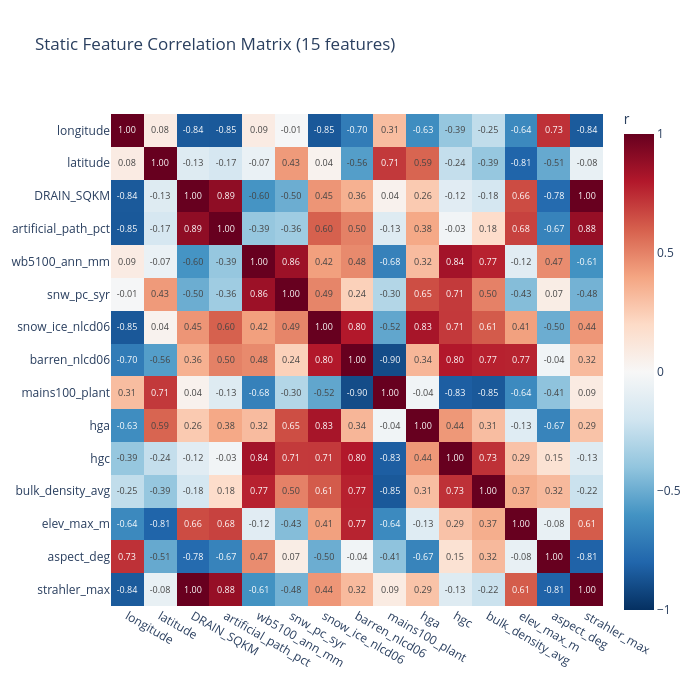
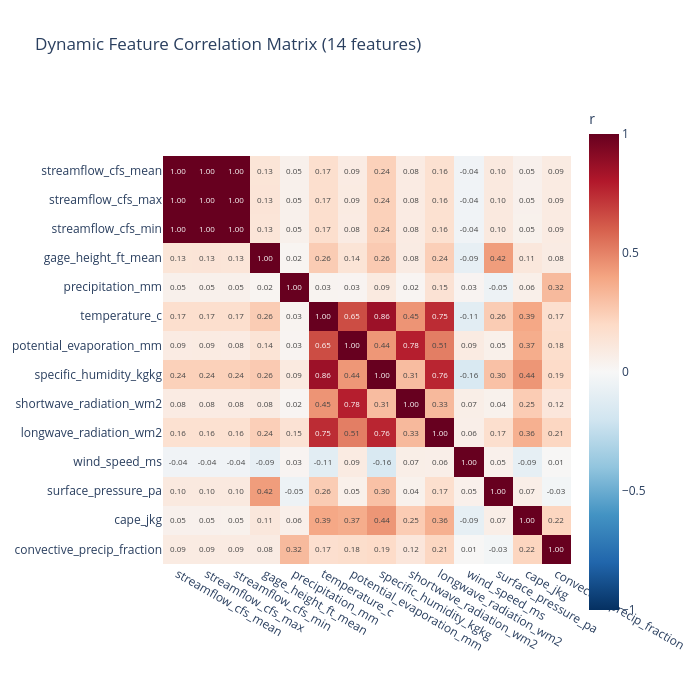

Source (notebook cell) for these figures, in order:
### Code cell
# Static correlation matrix
static_cols = [c for c in STATIC_FEATURES]
corr_static = df[static_cols].to_pandas().corr()

fig_static = px.imshow(
    corr_static,
    color_continuous_scale="RdBu_r",
    zmin=-1, zmax=1,
    title=f"Static Feature Correlation Matrix ({len(static_cols)} features)",
    width=700, height=700,
    text_auto=".2f"
)
fig_static.update_layout(coloraxis_colorbar=dict(title="r"))
fig_static.show()

# Dynamic correlation matrix
dynamic_cols = [c for c in DYNAMIC_FEATURES]
corr_dynamic = df[dynamic_cols].to_pandas().corr()

fig_dynamic = px.imshow(
    corr_dynamic,
    color_continuous_scale="RdBu_r",
    zmin=-1, zmax=1,
    title=f"Dynamic Feature Correlation Matrix ({len(dynamic_cols)} features)",
    width=700, height=700,
    text_auto=".2f"
)
fig_dynamic.update_layout(coloraxis_colorbar=dict(title="r"))
fig_dynamic.show()

### Figure 1 — Plotly figure (JSON) as saved in the notebook; plotly's stock layout.template omitted (floating-point values rounded to 4 significant figures; data arrays with more than 128 entries replaced by an {"elided": "..."} marker saying what was removed)
{"data": [{"coloraxis": "coloraxis", "hovertemplate": "x: %{x}<br>y: %{y}<br>color: %{z}<extra></extra>", "name": "0", "texttemplate": "%{z:.2f}", "type": "heatmap", "x": ["longitude", "latitude", "DRAIN_SQKM", "artificial_path_pct", "wb5100_ann_mm", "snw_pc_syr", "snow_ice_nlcd06", "barren_nlcd06", "mains100_plant", "hga", "hgc", "bulk_density_avg", "elev_max_m", "aspect_deg", "strahler_max"], "xaxis": "x", "y": ["longitude", "latitude", "DRAIN_SQKM", "artificial_path_pct", "wb5100_ann_mm", "snw_pc_syr", "snow_ice_nlcd06", "barren_nlcd06", "mains100_plant", "hga", "hgc", "bulk_density_avg", "elev_max_m", "aspect_deg", "strahler_max"], "yaxis": "y", "z": {"elided": "15x15 float values"}}], "layout": {"coloraxis": {"cmax": 1, "cmin": -1, "colorbar": {"title": {"text": "r"}}, "colorscale": [[0, "rgb(5,48,97)"], [0.1, "rgb(33,102,172)"], [0.2, "rgb(67,147,195)"], [0.3, "rgb(146,197,222)"], [0.4, "rgb(209,229,240)"], [0.5, "rgb(247,247,247)"], [0.6, "rgb(253,219,199)"], [0.7, "rgb(244,165,130)"], [0.8, "rgb(214,96,77)"], [0.9, "rgb(178,24,43)"], [1, "rgb(103,0,31)"]]}, "height": 700, "title": {"text": "Static Feature Correlation Matrix (15 features)"}, "width": 700, "xaxis": {"anchor": "y", "constrain": "domain", "domain": [0, 1], "scaleanchor": "y"}, "yaxis": {"anchor": "x", "autorange": "reversed", "constrain": "domain", "domain": [0, 1]}}}

### Figure 2 — Plotly figure (JSON) as saved in the notebook; plotly's stock layout.template omitted (floating-point values rounded to 4 significant figures; data arrays with more than 128 entries replaced by an {"elided": "..."} marker saying what was removed)
{"data": [{"coloraxis": "coloraxis", "hovertemplate": "x: %{x}<br>y: %{y}<br>color: %{z}<extra></extra>", "name": "0", "texttemplate": "%{z:.2f}", "type": "heatmap", "x": ["streamflow_cfs_mean", "streamflow_cfs_max", "streamflow_cfs_min", "gage_height_ft_mean", "precipitation_mm", "temperature_c", "potential_evaporation_mm", "specific_humidity_kgkg", "shortwave_radiation_wm2", "longwave_radiation_wm2", "wind_speed_ms", "surface_pressure_pa", "cape_jkg", "convective_precip_fraction"], "xaxis": "x", "y": ["streamflow_cfs_mean", "streamflow_cfs_max", "streamflow_cfs_min", "gage_height_ft_mean", "precipitation_mm", "temperature_c", "potential_evaporation_mm", "specific_humidity_kgkg", "shortwave_radiation_wm2", "longwave_radiation_wm2", "wind_speed_ms", "surface_pressure_pa", "cape_jkg", "convective_precip_fraction"], "yaxis": "y", "z": {"elided": "14x14 float values"}}], "layout": {"coloraxis": {"cmax": 1, "cmin": -1, "colorbar": {"title": {"text": "r"}}, "colorscale": [[0, "rgb(5,48,97)"], [0.1, "rgb(33,102,172)"], [0.2, "rgb(67,147,195)"], [0.3, "rgb(146,197,222)"], [0.4, "rgb(209,229,240)"], [0.5, "rgb(247,247,247)"], [0.6, "rgb(253,219,199)"], [0.7, "rgb(244,165,130)"], [0.8, "rgb(214,96,77)"], [0.9, "rgb(178,24,43)"], [1, "rgb(103,0,31)"]]}, "height": 700, "title": {"text": "Dynamic Feature Correlation Matrix (14 features)"}, "width": 700, "xaxis": {"anchor": "y", "constrain": "domain", "domain": [0, 1], "scaleanchor": "y"}, "yaxis": {"anchor": "x", "autorange": "reversed", "constrain": "domain", "domain": [0, 1]}}}
